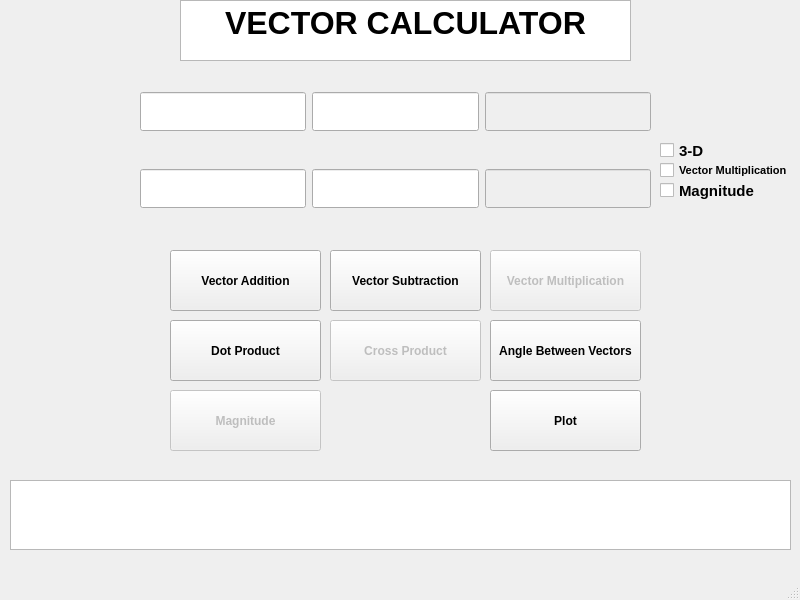
<?xml version="1.0" encoding="UTF-8"?>
<ui version="4.0">
 <class>MainWindow</class>
 <widget class="QMainWindow" name="MainWindow">
  <property name="geometry">
   <rect>
    <x>0</x>
    <y>0</y>
    <width>800</width>
    <height>600</height>
   </rect>
  </property>
  <property name="windowTitle">
   <string>MainWindow</string>
  </property>
  <widget class="QWidget" name="centralwidget">
   <widget class="QTextEdit" name="header">
    <property name="enabled">
     <bool>true</bool>
    </property>
    <property name="geometry">
     <rect>
      <x>180</x>
      <y>0</y>
      <width>451</width>
      <height>61</height>
     </rect>
    </property>
    <property name="readOnly">
     <bool>true</bool>
    </property>
    <property name="html">
     <string>&lt;!DOCTYPE HTML PUBLIC &quot;-//W3C//DTD HTML 4.0//EN&quot; &quot;http://www.w3.org/TR/REC-html40/strict.dtd&quot;&gt;
&lt;html&gt;&lt;head&gt;&lt;meta name=&quot;qrichtext&quot; content=&quot;1&quot; /&gt;&lt;meta charset=&quot;utf-8&quot; /&gt;&lt;style type=&quot;text/css&quot;&gt;
p, li { white-space: pre-wrap; }
hr { height: 1px; border-width: 0; }
li.unchecked::marker { content: &quot;\2610&quot;; }
li.checked::marker { content: &quot;\2612&quot;; }
&lt;/style&gt;&lt;/head&gt;&lt;body style=&quot; font-family:'Segoe UI'; font-size:9pt; font-weight:400; font-style:normal;&quot;&gt;
&lt;p align=&quot;center&quot; style=&quot; margin-top:0px; margin-bottom:0px; margin-left:0px; margin-right:0px; -qt-block-indent:0; text-indent:0px;&quot;&gt;&lt;span style=&quot; font-size:24pt; font-weight:700;&quot;&gt;VECTOR CALCULATOR&lt;/span&gt;&lt;/p&gt;&lt;/body&gt;&lt;/html&gt;</string>
    </property>
   </widget>
   <widget class="QPushButton" name="addBtn">
    <property name="geometry">
     <rect>
      <x>170</x>
      <y>250</y>
      <width>151</width>
      <height>61</height>
     </rect>
    </property>
    <property name="font">
     <font>
      <family>Tahoma</family>
      <bold>true</bold>
     </font>
    </property>
    <property name="cursor">
     <cursorShape>PointingHandCursor</cursorShape>
    </property>
    <property name="text">
     <string>Vector Addition</string>
    </property>
   </widget>
   <widget class="QPushButton" name="subBtn">
    <property name="geometry">
     <rect>
      <x>330</x>
      <y>250</y>
      <width>151</width>
      <height>61</height>
     </rect>
    </property>
    <property name="font">
     <font>
      <family>Tahoma</family>
      <bold>true</bold>
     </font>
    </property>
    <property name="cursor">
     <cursorShape>PointingHandCursor</cursorShape>
    </property>
    <property name="text">
     <string>Vector Subtraction</string>
    </property>
   </widget>
   <widget class="QPushButton" name="multBtn">
    <property name="enabled">
     <bool>false</bool>
    </property>
    <property name="geometry">
     <rect>
      <x>490</x>
      <y>250</y>
      <width>151</width>
      <height>61</height>
     </rect>
    </property>
    <property name="font">
     <font>
      <family>Tahoma</family>
      <bold>true</bold>
     </font>
    </property>
    <property name="cursor">
     <cursorShape>PointingHandCursor</cursorShape>
    </property>
    <property name="text">
     <string>Vector Multiplication</string>
    </property>
   </widget>
   <widget class="QPushButton" name="dotBtn">
    <property name="geometry">
     <rect>
      <x>170</x>
      <y>320</y>
      <width>151</width>
      <height>61</height>
     </rect>
    </property>
    <property name="font">
     <font>
      <family>Tahoma</family>
      <bold>true</bold>
     </font>
    </property>
    <property name="cursor">
     <cursorShape>PointingHandCursor</cursorShape>
    </property>
    <property name="text">
     <string>Dot Product</string>
    </property>
   </widget>
   <widget class="QPushButton" name="crossBtn">
    <property name="enabled">
     <bool>false</bool>
    </property>
    <property name="geometry">
     <rect>
      <x>330</x>
      <y>320</y>
      <width>151</width>
      <height>61</height>
     </rect>
    </property>
    <property name="font">
     <font>
      <family>Tahoma</family>
      <bold>true</bold>
     </font>
    </property>
    <property name="cursor">
     <cursorShape>PointingHandCursor</cursorShape>
    </property>
    <property name="text">
     <string>Cross Product</string>
    </property>
   </widget>
   <widget class="QPushButton" name="angleBtn">
    <property name="geometry">
     <rect>
      <x>490</x>
      <y>320</y>
      <width>151</width>
      <height>61</height>
     </rect>
    </property>
    <property name="font">
     <font>
      <family>Tahoma</family>
      <bold>true</bold>
     </font>
    </property>
    <property name="cursor">
     <cursorShape>PointingHandCursor</cursorShape>
    </property>
    <property name="text">
     <string>Angle Between Vectors</string>
    </property>
   </widget>
   <widget class="QPushButton" name="magBtn">
    <property name="enabled">
     <bool>false</bool>
    </property>
    <property name="geometry">
     <rect>
      <x>170</x>
      <y>390</y>
      <width>151</width>
      <height>61</height>
     </rect>
    </property>
    <property name="font">
     <font>
      <family>Tahoma</family>
      <bold>true</bold>
     </font>
    </property>
    <property name="cursor">
     <cursorShape>PointingHandCursor</cursorShape>
    </property>
    <property name="text">
     <string>Magnitude</string>
    </property>
   </widget>
   <widget class="QPushButton" name="pltBtn">
    <property name="geometry">
     <rect>
      <x>490</x>
      <y>390</y>
      <width>151</width>
      <height>61</height>
     </rect>
    </property>
    <property name="font">
     <font>
      <family>Tahoma</family>
      <bold>true</bold>
     </font>
    </property>
    <property name="cursor">
     <cursorShape>PointingHandCursor</cursorShape>
    </property>
    <property name="text">
     <string>Plot</string>
    </property>
   </widget>
   <widget class="QTextEdit" name="resultantField">
    <property name="geometry">
     <rect>
      <x>10</x>
      <y>480</y>
      <width>781</width>
      <height>70</height>
     </rect>
    </property>
    <property name="font">
     <font>
      <family>Tahoma</family>
      <pointsize>28</pointsize>
      <bold>true</bold>
     </font>
    </property>
    <property name="readOnly">
     <bool>true</bool>
    </property>
    <property name="html">
     <string>&lt;!DOCTYPE HTML PUBLIC &quot;-//W3C//DTD HTML 4.0//EN&quot; &quot;http://www.w3.org/TR/REC-html40/strict.dtd&quot;&gt;
&lt;html&gt;&lt;head&gt;&lt;meta name=&quot;qrichtext&quot; content=&quot;1&quot; /&gt;&lt;meta charset=&quot;utf-8&quot; /&gt;&lt;style type=&quot;text/css&quot;&gt;
p, li { white-space: pre-wrap; }
hr { height: 1px; border-width: 0; }
li.unchecked::marker { content: &quot;\2610&quot;; }
li.checked::marker { content: &quot;\2612&quot;; }
&lt;/style&gt;&lt;/head&gt;&lt;body style=&quot; font-family:'Tahoma'; font-size:28pt; font-weight:700; font-style:normal;&quot;&gt;
&lt;p align=&quot;center&quot; style=&quot;-qt-paragraph-type:empty; margin-top:0px; margin-bottom:0px; margin-left:0px; margin-right:0px; -qt-block-indent:0; text-indent:0px;&quot;&gt;&lt;br /&gt;&lt;/p&gt;&lt;/body&gt;&lt;/html&gt;</string>
    </property>
   </widget>
   <widget class="QCheckBox" name="checkBox3D">
    <property name="geometry">
     <rect>
      <x>660</x>
      <y>140</y>
      <width>51</width>
      <height>21</height>
     </rect>
    </property>
    <property name="font">
     <font>
      <family>Tahoma</family>
      <pointsize>11</pointsize>
      <bold>true</bold>
     </font>
    </property>
    <property name="text">
     <string>3-D</string>
    </property>
   </widget>
   <widget class="QWidget" name="gridLayoutWidget">
    <property name="geometry">
     <rect>
      <x>140</x>
      <y>60</y>
      <width>511</width>
      <height>181</height>
     </rect>
    </property>
    <layout class="QGridLayout" name="gridLayout" rowstretch="0,0">
     <item row="1" column="0">
      <layout class="QHBoxLayout" name="horizontalLayout_6">
       <item>
        <widget class="QLineEdit" name="v21">
         <property name="font">
          <font>
           <family>Tahoma</family>
           <pointsize>20</pointsize>
           <bold>true</bold>
          </font>
         </property>
         <property name="text">
          <string/>
         </property>
         <property name="alignment">
          <set>Qt::AlignmentFlag::AlignCenter</set>
         </property>
        </widget>
       </item>
       <item>
        <widget class="QLineEdit" name="v22">
         <property name="font">
          <font>
           <family>Tahoma</family>
           <pointsize>20</pointsize>
           <bold>true</bold>
          </font>
         </property>
         <property name="text">
          <string/>
         </property>
         <property name="alignment">
          <set>Qt::AlignmentFlag::AlignCenter</set>
         </property>
        </widget>
       </item>
       <item>
        <widget class="QLineEdit" name="v23">
         <property name="enabled">
          <bool>false</bool>
         </property>
         <property name="font">
          <font>
           <family>Tahoma</family>
           <pointsize>20</pointsize>
           <bold>true</bold>
          </font>
         </property>
         <property name="text">
          <string/>
         </property>
         <property name="alignment">
          <set>Qt::AlignmentFlag::AlignCenter</set>
         </property>
        </widget>
       </item>
      </layout>
     </item>
     <item row="0" column="0">
      <layout class="QHBoxLayout" name="horizontalLayout_5">
       <item>
        <widget class="QLineEdit" name="v11">
         <property name="font">
          <font>
           <family>Tahoma</family>
           <pointsize>20</pointsize>
           <bold>true</bold>
          </font>
         </property>
         <property name="text">
          <string/>
         </property>
         <property name="alignment">
          <set>Qt::AlignmentFlag::AlignCenter</set>
         </property>
        </widget>
       </item>
       <item>
        <widget class="QLineEdit" name="v12">
         <property name="font">
          <font>
           <family>Tahoma</family>
           <pointsize>20</pointsize>
           <bold>true</bold>
          </font>
         </property>
         <property name="text">
          <string/>
         </property>
         <property name="alignment">
          <set>Qt::AlignmentFlag::AlignCenter</set>
         </property>
        </widget>
       </item>
       <item>
        <widget class="QLineEdit" name="v13">
         <property name="enabled">
          <bool>false</bool>
         </property>
         <property name="font">
          <font>
           <family>Tahoma</family>
           <pointsize>20</pointsize>
           <bold>true</bold>
          </font>
         </property>
         <property name="text">
          <string/>
         </property>
         <property name="alignment">
          <set>Qt::AlignmentFlag::AlignCenter</set>
         </property>
        </widget>
       </item>
      </layout>
     </item>
    </layout>
   </widget>
   <widget class="QCheckBox" name="scalarMultCheckBox">
    <property name="geometry">
     <rect>
      <x>660</x>
      <y>160</y>
      <width>141</width>
      <height>21</height>
     </rect>
    </property>
    <property name="font">
     <font>
      <family>Tahoma</family>
      <pointsize>8</pointsize>
      <bold>true</bold>
     </font>
    </property>
    <property name="text">
     <string>Vector Multiplication</string>
    </property>
   </widget>
   <widget class="QCheckBox" name="magCheckBox">
    <property name="geometry">
     <rect>
      <x>660</x>
      <y>180</y>
      <width>131</width>
      <height>21</height>
     </rect>
    </property>
    <property name="font">
     <font>
      <family>Tahoma</family>
      <pointsize>11</pointsize>
      <bold>true</bold>
     </font>
    </property>
    <property name="text">
     <string>Magnitude</string>
    </property>
   </widget>
  </widget>
  <widget class="QStatusBar" name="statusbar">
   <property name="enabled">
    <bool>true</bool>
   </property>
  </widget>
 </widget>
 <resources/>
 <connections/>
</ui>
